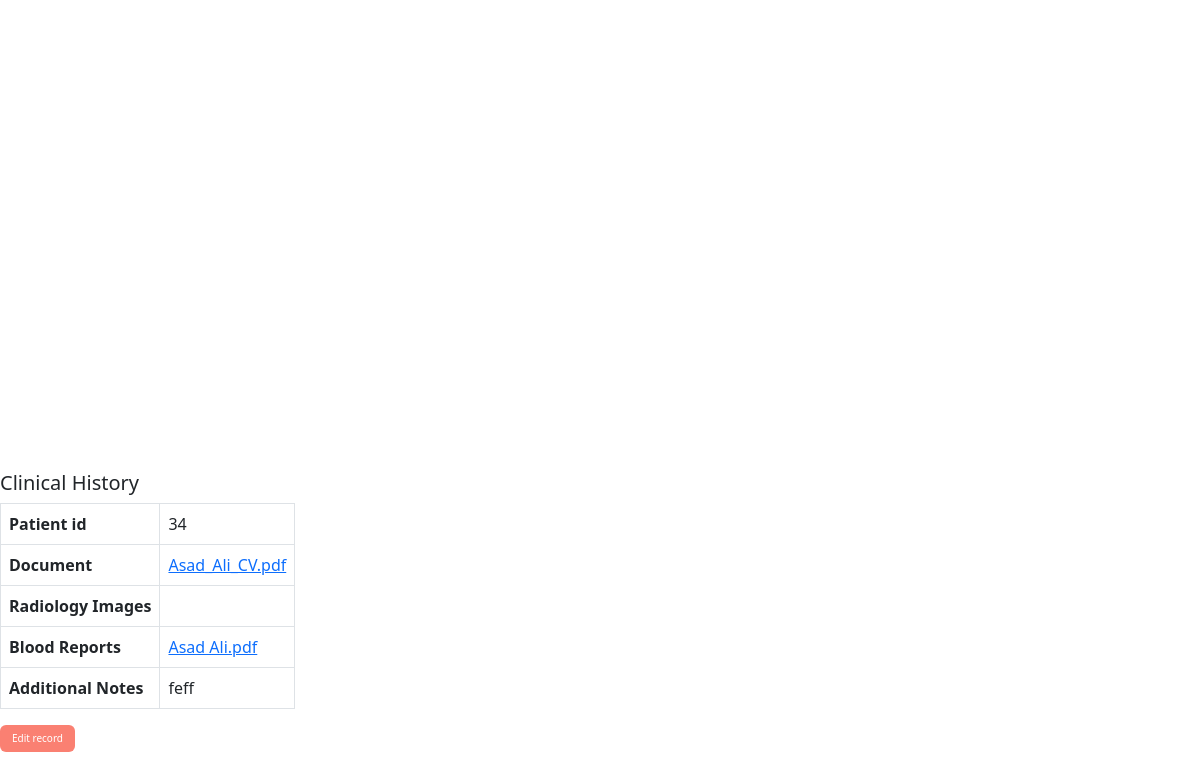
/check_clinical.php (signed in), run on the app's committed database.
### tables this page shows
CREATE TABLE `clinical_report` (
  `id` int(11) NOT NULL,
  `Document` varchar(200) NOT NULL,
  `Radiology_Images` varchar(200) NOT NULL,
  `Blood_Reports` varchar(200) NOT NULL,
  `Additional_Notes` varchar(200) NOT NULL,
  `patient_id` int(11) NOT NULL,
  `status` varchar(100) NOT NULL DEFAULT 'unverified'
);

### check_clinical.php (the view, shortened to what this page needs)
<?php
include "db_connection/connection.php";
$patient_id=$_SESSION['USER']->id;
?>
<!DOCTYPE html>
<html lang="en">
<head>
    <link rel="stylesheet" href="https://cdn.jsdelivr.net/npm/bootstrap@5.2.0-beta1/dist/css/bootstrap.min.css">
</head>
<body>
    <div class="clinic">
<h5>Clinical  History</h5>
           <?php
           $categories=mysqli_query($conn,"SELECT * FROM clinical_report  WHERE patient_id='$patient_id'");
           if(mysqli_num_rows($categories) > 0){
           while($row=mysqli_fetch_array($categories)){
           ?>
           <table class="table table-bordered oldtab" width="100%" cellspacing="0">
           <tr> <th> Patient id</th><td><?php  echo $row['patient_id']; ?></td></tr>
           <tr><th> Document</th>
                    <td><a href="doctors/clinical_db_data/<?php echo $row['Document']; ?>" target="_blank"><?php echo $row['Document'];  ?></a>
                </td></tr>
                <tr><th> Radiology Images</th>
                    <td><a href="doctors/clinical_db_data/<?php echo $row['Radiology_Images']; ?>" target="_blank"><?php echo $row['Radiology_Images'];  ?></a>
                </td></tr>
                <tr><th> Blood Reports</th>
                    <td><a href="doctors/clinical_db_data/<?php echo $row['Blood_Reports']; ?>" target="_blank"><?php echo $row['Blood_Reports'];  ?></a>
                </td></tr>
           <tr> <th> Additional Notes</th><td><?php  echo $row['Additional_Notes']; ?></td></tr>
           </table>
           <form action="check_clinical.php?ptype=update_clinical" method="POST" class="oldtab">
               <button class="btn btn-info" name="edit" id="button">Edit record</button>
           </form>
           <?php
           }
        }
           ?>
           </div>
</body>
</html>

### check_clinical.php (style rules this page uses)
.clinic { position: absolute; bottom:3rem; }
#button { background-color:salmon; color:white; border:none; text-transform:none; font-size:10px; }

### data on the page
clinical_report: patient "34", Document "Asad_Ali_CV.pdf", Blood_Reports "Asad Ali.pdf", Additional_Notes "feff"
